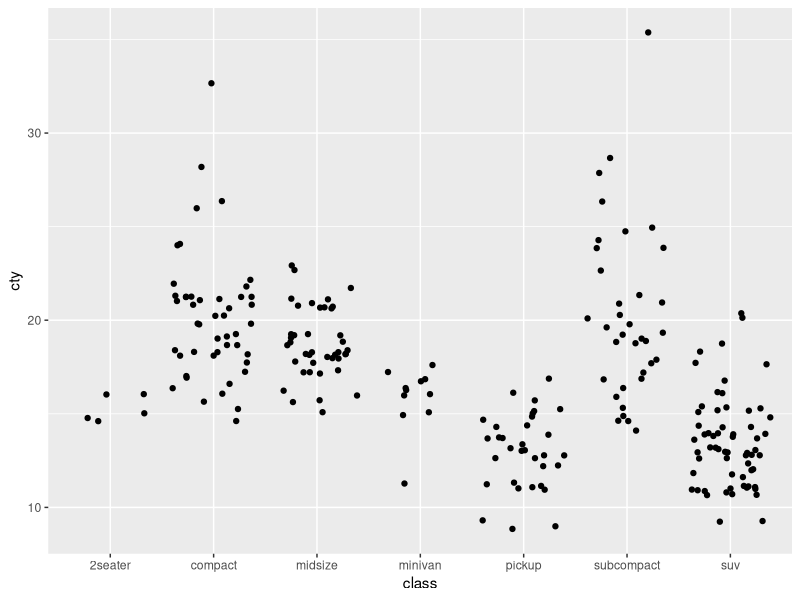

Write the R code that produced this figure.
## ---- chunk 1
knitr::opts_chunk$set(echo = TRUE)
library(tidyverse)
## ---- chunk 2
ggplot(data = mpg, aes(x = class, y = cty)) +
	geom_jitter()
